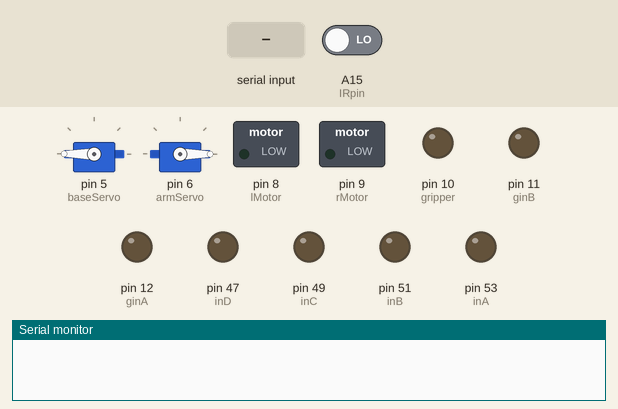
Simulated run of this sketch. Board: Arduino Mega 2560, built with avr-gcc and run on an emulated ATmega2560. On the bench: 2 × servo, switched loads named in the sketch (green lamp = pin HIGH), output pins drawn as LEDs (lit = HIGH), the last lines printed to the serial monitor. The test bench sets the inputs (shaded band); at power-on: A15 (IRpin) LOW.

Above: at 1.2 s.
1.3 s: A15 (IRpin) driven HIGH
At 2.4 s:
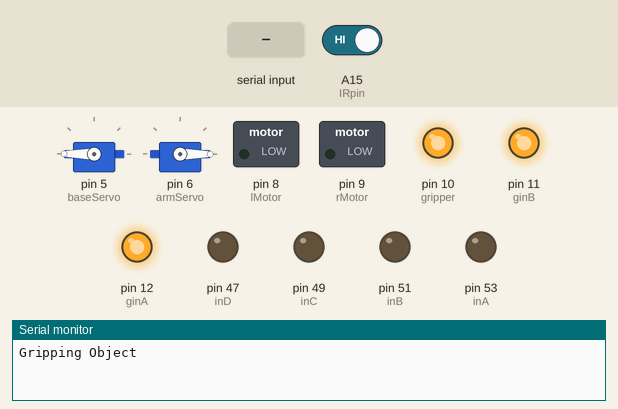
3.0 s: "release" received over the second serial link
At 3.13 s:
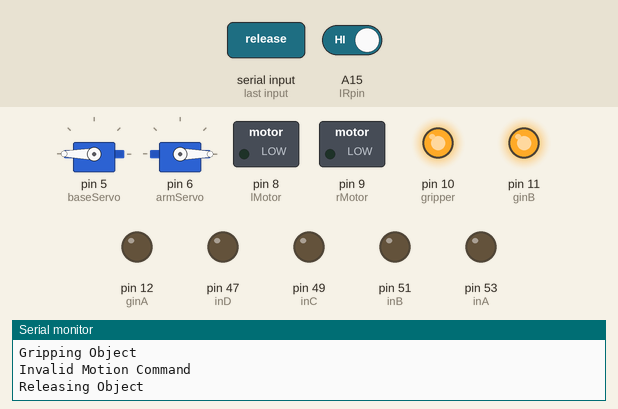
4.7 s: "forward" received over the second serial link
At 7.0 s:
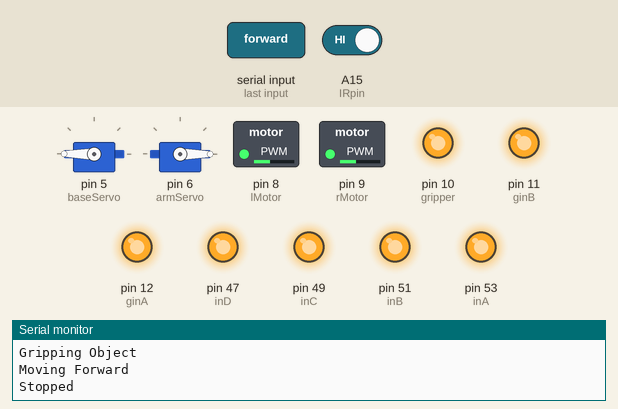
7.3 s: "back" received over the second serial link
At 7.52 s:
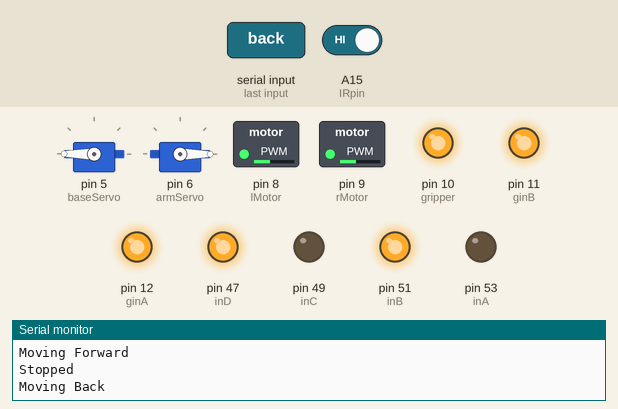
9.2 s: "right" received over the second serial link
At 10.5 s:
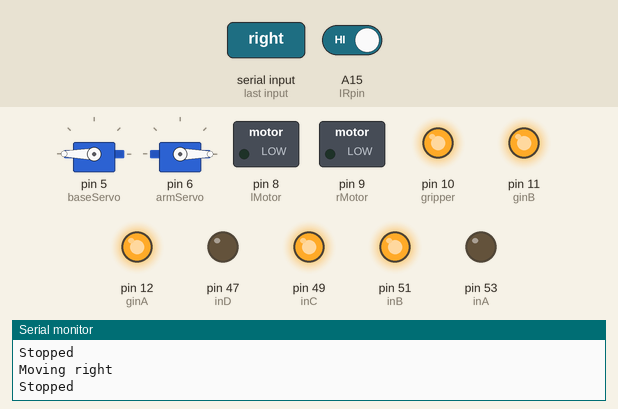
10.8 s: "left" received over the second serial link
At 11.6 s:
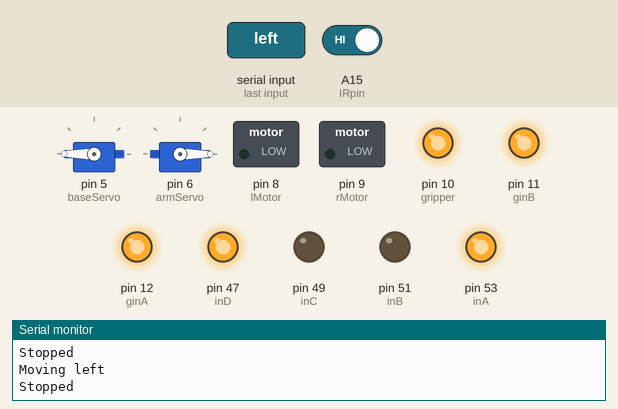
Timing chart, 0 to 13.4 s (numbered marks = the images above; inputs shaded):
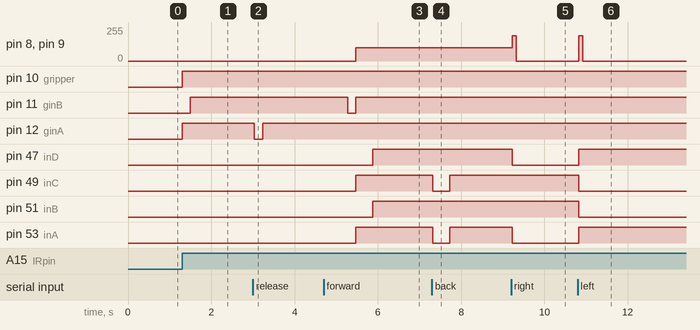

The sketch:

VoiceControlledRobot_v3.0.ino
```cpp
#include <Servo.h>

#define DUTY 100
#define DUTY1 255
#define DUTY2 190
#define DELAY1 400
#define DELAY2 100
#define DELAY3 200

const int lMotor = 8, rMotor = 9, inA = 53, inB = 51, inC = 49, inD = 47;
const int gripper = 10, ginA = 12, ginB = 11;
const int IRpin = A15;
Servo baseServo, armServo;

int gripCommand = false, gripStatus = false;

String BlueData;
boolean stringComplete = false;
int mode = 0;

//BASIC FUNCTIONS
void _delay()
{
   delay(40);
}

void setPin(int pin)
{
  digitalWrite(pin, HIGH);
}

void resetPin(int pin)
{
  digitalWrite(pin, LOW);
}

boolean checkIR()
{
  if(digitalRead(IRpin) == HIGH)
  {
    return HIGH;
  }
  else if(digitalRead(IRpin) ==LOW)
  {
    return LOW;
  }
}

int driveMotors(int torque, int dir)
{
  if (dir == 0)
  {                                        // drive motors forward
    digitalWrite(inA, HIGH);
    digitalWrite(inB, LOW);
    digitalWrite(inC, HIGH);
    digitalWrite(inD, LOW);
  }
  else if(dir == 1)
  {                                     // drive motors backward
    digitalWrite(inA, LOW);
    digitalWrite(inB, HIGH);
    digitalWrite(inC, LOW);
    digitalWrite(inD, HIGH);
  }
  else if (dir == 2)
  {                                        // drive motors left
    digitalWrite(inA, HIGH);
    digitalWrite(inB, LOW);
    digitalWrite(inC, LOW);
    digitalWrite(inD, HIGH);
  }
  else if(dir == 3)
  {                                     // drive motors right
    digitalWrite(inA, LOW);
    digitalWrite(inB, HIGH);
    digitalWrite(inC, HIGH);
    digitalWrite(inD, LOW);
  }
  else if(dir == 4)
  {                                     // stall motors
    digitalWrite(inA, HIGH);
    digitalWrite(inB, HIGH);
    digitalWrite(inC, HIGH);
    digitalWrite(inD, HIGH);
  }
  analogWrite(rMotor,max(torque, 0));
  analogWrite(lMotor, max(torque,0));
}

int grip(int torque, int dir)
{
  if (dir == 0)
  {                                        // drive motors forward
    digitalWrite(ginA, HIGH);
    digitalWrite(ginB, LOW);
  }
  else if(dir == 1)
  {                                     // drive motors backward
    digitalWrite(ginA, LOW);
    digitalWrite(ginB, HIGH);
  }
  else
  {
    digitalWrite(ginA, HIGH);            // Stall
    digitalWrite(ginB, HIGH);
  }
  analogWrite(gripper,max(torque, 0));
}

void pinsInit()
{

    pinMode(inA, OUTPUT);
    pinMode(inB, OUTPUT);
    pinMode(inC, OUTPUT);
    pinMode(inD, OUTPUT);
    pinMode(lMotor, OUTPUT);
    pinMode(rMotor, OUTPUT);
    pinMode(ginA, OUTPUT);
    pinMode(ginB, OUTPUT);
    pinMode(gripper, OUTPUT);

    pinMode(IRpin, INPUT);
}

void processMotionData()
{
    if(BlueData == "forward")
    {
      Serial.println("Moving Forward");
      driveMotors(DUTY, 0);
      delay(DELAY1);
      driveMotors(DUTY, 4);
      Serial.println("Stopped");
    }

    else if(BlueData == "back")
    {
      Serial.println("Moving Back");
      driveMotors(DUTY, 1);
      delay(DELAY1);
      driveMotors(DUTY, 4);
      Serial.println("Stopped");
    }

    else if (BlueData == "right")
    {
      Serial.println("Moving right");
      driveMotors(DUTY2, 3);
      delay(DELAY2);
      driveMotors(0, 3);
      //driveMotors(DUTY2, 4);
      Serial.println("Stopped");
    }

    else if ( BlueData == "left")
    {
      Serial.println("Moving left");
      driveMotors(DUTY2, 2);
      delay(DELAY2);
      driveMotors(0, 2);
      //driveMotors(DUTY2, 4);
      Serial.println("Stopped");
    }

    else if (BlueData == "brake")
    {
      driveMotors(DUTY, 4);
      delay(1000);
    }
    else
    {
      Serial.println("Invalid Motion Command");
    }
}

void armReset()
{
   armServo.write(0);
   baseServo.write(180);
}

void handleGrip(int dir)
{
  if(dir == 0)
  {
    grip(DUTY1, dir);
    delay(DELAY3);
    grip(DUTY1, 3);
  }
  else if(dir == 1)
  {
    grip(DUTY1, dir);
    delay(DELAY3);
    grip(DUTY1, 3);
  }

}

void processRotationData()
{
    String rotation_angle="";
    int s_len = BlueData.length();
    int angle =0;

   // boolean IRvalue = checkIR();

    if (BlueData[0] == 's' || BlueData[0] == 'S')
    {
        for(int i=2;i<=s_len;i++)
        {
            rotation_angle += BlueData[i];
        }
        angle = (int)(rotation_angle.toInt());
        if(angle >= 90 && angle <= 180)
        {
           Serial.print("Current base Angle : "); Serial.println(angle);
           baseServo.write(angle);
        }
        else
        {
           Serial.println("Invalid Rotation Command");
        }
    }
    else if (BlueData[0] == 'h' || BlueData[0] == 'H')
    {
        for(int i=2;i<=s_len;i++)
        {
            rotation_angle += BlueData[i];
        }
        angle = (int)(rotation_angle.toInt());
        if(angle <=65 && angle >= 0)
        {
           Serial.print("Current arm Angle : "); Serial.println(angle);
           armServo.write(angle);
        }
        else
        {
           Serial.println("Invalid Rotation Command");
        }
    }
    else if(BlueData == "catch")
    {
      Serial.println("Gripping Object");
      gripStatus = true;
      handleGrip(0);
    }
    else if(BlueData == "release")
    {
      Serial.println("Releasing Object");
      gripStatus = false;
      gripCommand = false;
      handleGrip(1);
      delay(2000);
    }
    else
    {
         armReset();
    }
}

void gotoGrippingPostion()
{
  baseServo.write(110);
  armServo.write(0);
}

void setup()
{
  pinsInit();
  baseServo.attach(5);
  armServo.attach(6);

  Serial1.begin(9600);
  Serial.begin(115200);

  armReset();
}

void handleBlueData()
{

  if(checkIR() == true)
    {
      //Serial.println("Object within Grip Range");

       if(gripStatus == true)
         gripCommand = false;
       else if(gripStatus == false)
         gripCommand = true;
    }

    if(gripCommand == true)
    {
        Serial.println("Gripping Object");
        gripStatus = true;
        handleGrip(0);
    }

  if(stringComplete == true)
  {
     processMotionData();
     processRotationData();
     stringComplete = false;
  }
  BlueData = "";
}
//-----------------------------------------------------------------------//
void loop()
{
   handleBlueData();
//  if(checkIR() == true)
//  {
//    Serial.println("Object detected..!!");
//  }
}


void serialEvent1() {
  while (Serial1.available()) {
    // get the new byte:
    delay(5); // Delay to get complete packet as a string
    char inChar = (char)Serial1.read();
    // add it to the inputString:
    BlueData += inChar;

    //exits if no new data is lined up
  }

  stringComplete = true;
}
```

Measured:
- after the input at 1.3 s, pin 10 (gripper), pin 12 (ginA): LOW → HIGH at once; pin 11 (ginB): LOW → HIGH after 0.20 s
- after the input at 3.0 s, pin 12 (ginA): HIGH → LOW at once, → HIGH 0.20 s later
- after the input at 4.7 s, pin 8 (lMotor), pin 9 (rMotor): 0/255 → 100/255 after 0.77 s; pin 47 (inD), pin 51 (inB): LOW → HIGH after 1.2 s; pin 49 (inC), pin 53 (inA): LOW → HIGH after 0.77 s
- after the input at 7.3 s, pin 49 (inC), pin 53 (inA): HIGH → LOW at once, → HIGH 0.40 s later
- after the input at 9.2 s, pin 8 (lMotor), pin 9 (rMotor): 100/255 → 190/255 at once, → 0/255 0.10 s later; pin 47 (inD), pin 53 (inA): HIGH → LOW at once
- after the input at 10.8 s, pin 8 (lMotor), pin 9 (rMotor): 0/255 → 190/255 at once, → 0/255 0.10 s later; pin 47 (inD), pin 53 (inA): LOW → HIGH at once; pin 49 (inC), pin 51 (inB): HIGH → LOW at once
